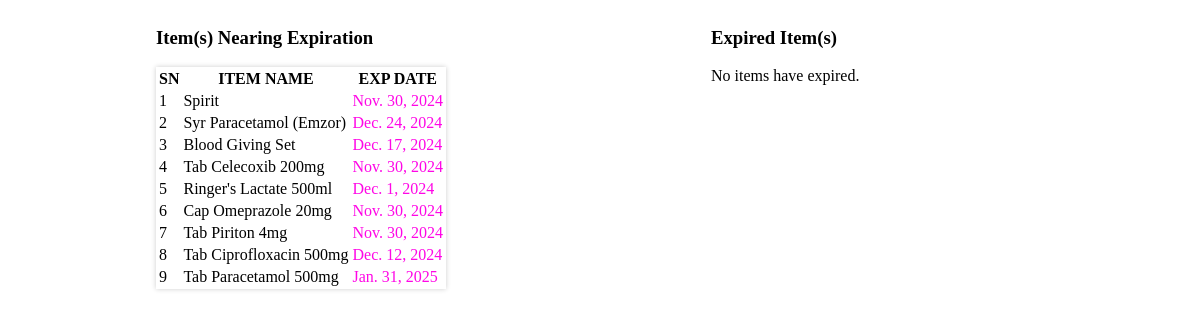
/exp_date_alert/ (signed in), run on the app's committed database.
### app/models.py (models this page shows, shortened)
class Item(models.Model):
    MARKUP_CHOICES = [
        (0, 'No markup'),
        (5, '5% markup'),
        (10, '10% markup'),
        (15, '15% markup'),
        (20, '20% markup'),
        (25, '25% markup'),
        (30, '30% markup'),
        (35, '35% markup'),
        (40, '40% markup'),
        (45, '45% markup'),
        (50, '50% markup'),
        (55, '55% markup'),
        (60, '60% markup'),
        (65, '65% markup'),
        (70, '70% markup'),
        (75, '75% markup'),
        (80, '80% markup'),
        (85, '85% markup'),
        (90, '90% markup'),
        (95, '95% markup'),
        (100, '100% markup'),
    ]
    UNIT_CHOICES = [
        ('unit', 'Select Unit'),
        ('PCS', 'Pieces'),
        ('TAB', 'Tablets'),
        ('CAP', 'Capsules'),
        ('TIN', 'Tins'),
        ('BTL', 'Bottles'),
        ('PCK', 'Packets'),
        ('ROLL', 'Rolls'),
        ('CTN', 'Cartons'),
        ('AMP', 'Ampules'),
        ('VAIL', 'Vail'),
    ]
    name = models.CharField(max_length=100)
    unit = models.CharField(max_length=10, choices=UNIT_CHOICES, default='unit')
    cost = models.DecimalField(max_digits=10, decimal_places=2, default=0)
    price = models.DecimalField(max_digits=10, decimal_places=2)
    stock_quantity = models.IntegerField()
    exp_date = models.DateField()
    markup_percentage = models.IntegerField(choices=MARKUP_CHOICES, default=0)

### app/views.py (the view)
# urls.py: path('exp_date_alert/', views.exp_date_alert, name='exp_date_alert'),
@login_required
def exp_date_alert(request):
    alert_threshold = timezone.now() + timedelta(days=90)
    expiring_items = Item.objects.filter(exp_date__lte=alert_threshold, exp_date__gt=timezone.now())
    expired_items = Item.objects.filter(exp_date__lt=timezone.now())
    for expired_item in expired_items:
        if expired_item.stock_quantity > 0:
            expired_item.stock_quantity = 0
            expired_item.save()
    return render(request, 'partials/exp_date_alert.html', {
        'expired_items': expired_items,
        'expiring_items': expiring_items,
    })

### app/templates/partials/exp_date_alert.html (shortened to what this page needs)
<!DOCTYPE html>
<html lang="en">
<head>
</head>
<body>
    {% block content %}
    <div class="box">
        <div class="near_exp">
            <h3>Item(s) Nearing Expiration</h3>
            {% if expiring_items %}
            <table class="table table-hover" style="box-shadow: 0 0 5px rgba(0, 0, 0, 0.2);">
                <thead class="table-success">
                    <tr>
                        <th>SN</th>
                        <th>ITEM NAME</th>
                        <th>EXP DATE</th>
                    </tr>
                </thead>
                <tbody>
                    {% for item in expiring_items %}
                    <tr>
                        <td>{{ forloop.counter}}</td>
                        <td>{{ item.name|title }}</td>
                        <td style="color: rgb(255, 6, 230);">{{ item.exp_date }}</td>
                    </tr>
                    {% endfor %}
                </tbody>
            </table>
            {% else %}
            <p class="col-md-10 offset-md-1">No items are nearing expiration within the next 90 days.</p>
            {% endif %}
        </div>
        <div class="expired">
            <h3>Expired Item(s)</h3>
            {% if expired_items %}
            <table class="table table-hover" style="box-shadow: 0 0 5px rgba(0, 0, 0, 0.2);">
                <thead class="table-danger">
                    <tr>
                        <th>SN</th>
                        <th>ITEM NAME</th>
                        <th>EXP DATE</th>
                    </tr>
                </thead>
                <tbody>
                    {% for item in expired_items %}
                    <tr>
                        <td>{{ forloop.counter}}</td>
                        <td>{{ item.name|title }}</td>
                        <td style="color: rgb(255, 20, 12);">{{ item.exp_date }}</td>
                    </tr>
                    {% endfor %}
                </tbody>
            </table>
            {% else %}
            <p class="col-md-8 offset-md-2">No items have expired.</p>
            {% endif %}
        </div>
    </div>
    {% endblock %}
</body>
</html>

### app/templates/partials/exp_date_alert.html (style rules this page uses)
.box { display: grid; grid-template-columns: 1fr 1fr; column-gap: 30px; max-width: 1500px; margin-left: 8em; }
.near_exp { width: 100%; margin-left: 20px; }
.expired { width: 100%; margin-left: 2rem; }

### data on the page
Item: name "Spirit", exp_date "Nov. 30, 2024"
Item: name "Syr Paracetamol (Emzor)", exp_date "Dec. 24, 2024"
Item: name "Blood Giving Set", exp_date "Dec. 17, 2024"
Item: name "Tab Celecoxib 200mg", exp_date "Nov. 30, 2024"
Item: name "Ringer's Lactate 500ml", exp_date "Dec. 1, 2024"
Item: name "Cap Omeprazole 20mg", exp_date "Nov. 30, 2024"
Item: name "Tab Piriton 4mg", exp_date "Nov. 30, 2024"
Item: name "Tab Ciprofloxacin 500mg", exp_date "Dec. 12, 2024"
Item: name "Tab Paracetamol 500mg", exp_date "Jan. 31, 2025"
